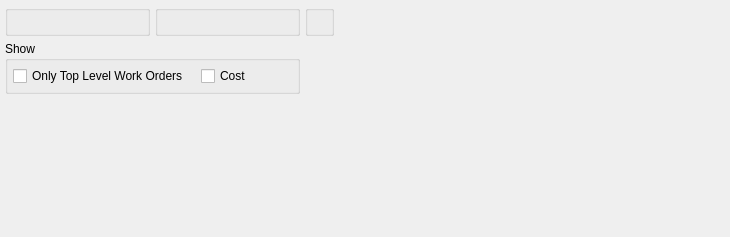
<?xml version="1.0" encoding="UTF-8"?>
<ui version="4.0">
 <comment>This file is part of the xTuple ERP: PostBooks Edition, a free and
open source Enterprise Resource Planning software suite,
Copyright (c) 1999-2011 by OpenMFG LLC, d/b/a xTuple.
It is licensed to you under the Common Public Attribution License
version 1.0, the full text of which (including xTuple-specific Exhibits)
is available at www.xtuple.com/CPAL.  By using this software, you agree
to be bound by its terms.</comment>
 <class>dspWoHistoryByClassCode</class>
 <widget class="QWidget" name="dspWoHistoryByClassCode">
  <property name="geometry">
   <rect>
    <x>0</x>
    <y>0</y>
    <width>730</width>
    <height>237</height>
   </rect>
  </property>
  <property name="windowTitle">
   <string>Work Order History by Class Code</string>
  </property>
  <layout class="QHBoxLayout" name="horizontalLayout_2">
   <item>
    <layout class="QGridLayout" name="gridLayout_3">
     <item row="0" column="0">
      <widget class="ParameterGroup" name="_classCode">
       <property name="title">
        <string/>
       </property>
       <property name="fixedSize">
        <bool>false</bool>
       </property>
      </widget>
     </item>
     <item row="0" column="1">
      <widget class="WarehouseGroup" name="_warehouse">
       <property name="title">
        <string/>
       </property>
       <property name="fixedSize">
        <bool>false</bool>
       </property>
      </widget>
     </item>
     <item row="1" column="0" colspan="2">
      <widget class="QGroupBox" name="_showGroup">
       <property name="title">
        <string>Show</string>
       </property>
       <layout class="QGridLayout" name="gridLayout_2">
        <item row="0" column="0">
         <layout class="QHBoxLayout" name="horizontalLayout">
          <property name="spacing">
           <number>12</number>
          </property>
          <item>
           <widget class="XCheckBox" name="_topLevel">
            <property name="text">
             <string>Only Top Level Work Orders</string>
            </property>
           </widget>
          </item>
          <item>
           <widget class="XCheckBox" name="_showCost">
            <property name="text">
             <string>Cost</string>
            </property>
           </widget>
          </item>
          <item>
           <spacer name="horizontalSpacer">
            <property name="orientation">
             <enum>Qt::Horizontal</enum>
            </property>
            <property name="sizeHint" stdset="0">
             <size>
              <width>40</width>
              <height>20</height>
             </size>
            </property>
           </spacer>
          </item>
         </layout>
        </item>
       </layout>
      </widget>
     </item>
     <item row="2" column="0" colspan="2">
      <spacer name="verticalSpacer">
       <property name="orientation">
        <enum>Qt::Vertical</enum>
       </property>
       <property name="sizeHint" stdset="0">
        <size>
         <width>20</width>
         <height>0</height>
        </size>
       </property>
      </spacer>
     </item>
     <item row="0" column="2">
      <widget class="QGroupBox" name="_dateGroup">
       <property name="title">
        <string/>
       </property>
       <layout class="QGridLayout" name="gridLayout_4">
        <item row="0" column="0">
         <widget class="DateCluster" name="_dates"/>
        </item>
       </layout>
      </widget>
     </item>
    </layout>
   </item>
   <item>
    <spacer>
     <property name="orientation">
      <enum>Qt::Horizontal</enum>
     </property>
     <property name="sizeType">
      <enum>QSizePolicy::Expanding</enum>
     </property>
     <property name="sizeHint" stdset="0">
      <size>
       <width>0</width>
       <height>17</height>
      </size>
     </property>
    </spacer>
   </item>
  </layout>
 </widget>
 <layoutdefault spacing="5" margin="5"/>
 <pixmapfunction>qPixmapFromMimeSource</pixmapfunction>
 <customwidgets>
  <customwidget>
   <class>DateCluster</class>
   <extends>QWidget</extends>
   <header>datecluster.h</header>
  </customwidget>
  <customwidget>
   <class>ParameterGroup</class>
   <extends>QGroupBox</extends>
   <header>parametergroup.h</header>
  </customwidget>
  <customwidget>
   <class>WarehouseGroup</class>
   <extends>QGroupBox</extends>
   <header>warehousegroup.h</header>
  </customwidget>
  <customwidget>
   <class>XCheckBox</class>
   <extends>QCheckBox</extends>
   <header>xcheckbox.h</header>
  </customwidget>
 </customwidgets>
 <tabstops>
  <tabstop>_classCode</tabstop>
  <tabstop>_warehouse</tabstop>
  <tabstop>_topLevel</tabstop>
  <tabstop>_showCost</tabstop>
 </tabstops>
 <resources/>
 <connections/>
</ui>
